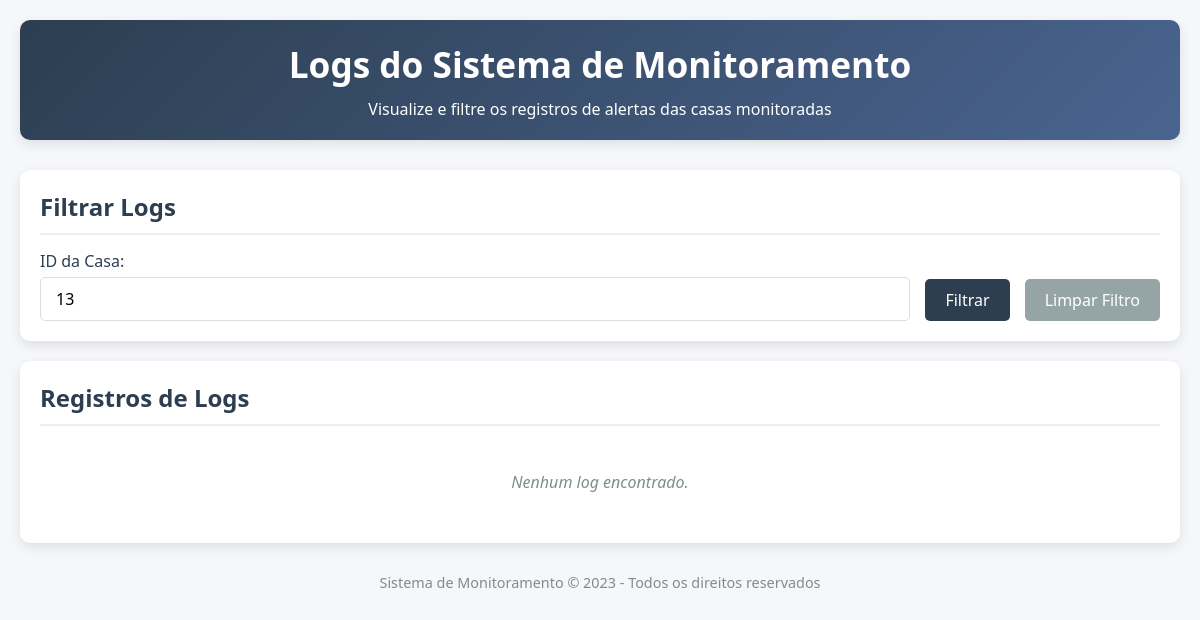
Page /logs?casa_id=13 on the earlier database version.
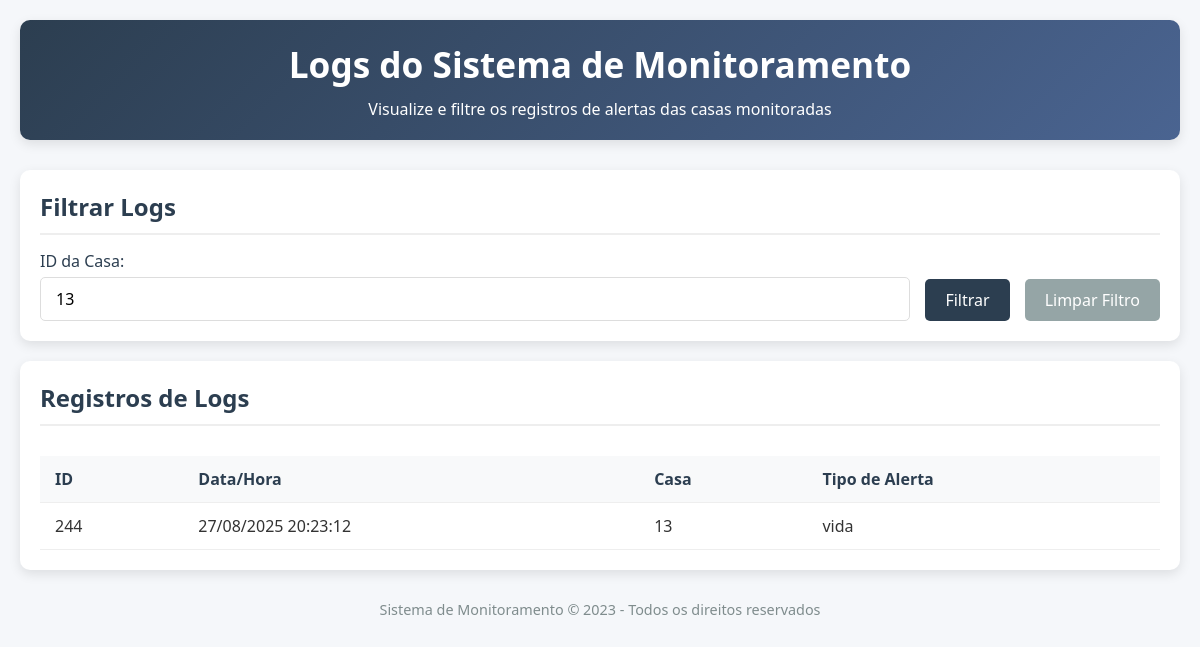
Same page on the later database version.
### tables this page shows
CREATE TABLE sensor_logs (
            id INTEGER PRIMARY KEY AUTOINCREMENT,
            casa_id TEXT NOT NULL,
            tipo_alerta TEXT NOT NULL,
            data_hora DATETIME DEFAULT CURRENT_TIMESTAMP
        );

### server.py (the view)
@app.route('/logs', methods=['GET'])
def obter_logs():
    casa_id = request.args.get('casa_id')
    if casa_id:
        logs = sensor_controller.obter_logs_por_casa(casa_id)
    else:
        logs = sensor_controller.obter_todos_logs()
    logs_formatados = []
    for log in logs:
        log_dict = log.to_dict()
        if hasattr(log.data_hora, 'strftime'):
            log_dict['data_hora_formatada'] = log.data_hora.strftime('%d/%m/%Y %H:%M:%S')
        else:
            try:
                from datetime import datetime
                dt = datetime.fromisoformat(str(log.data_hora).replace('Z', '+00:00'))
                log_dict['data_hora_formatada'] = dt.strftime('%d/%m/%Y %H:%M:%S')
            except (ValueError, AttributeError):
                log_dict['data_hora_formatada'] = str(log.data_hora)
        logs_formatados.append(log_dict)
    return render_template('logs.html', logs=logs_formatados, casa_id=casa_id)

### controllers/sensor_controller.py (called while the page is built)
    def obter_logs_por_casa(self, casa_id):
        logs_data = self.db_handler.get_logs_by_casa(casa_id)
        logs = []
        for log_data in logs_data:
            logs.append(SensorLog(
                id=log_data[0],
                casa_id=log_data[1],
                tipo_alerta=log_data[2],
                data_hora=log_data[3]
            ))
        return logs

### database/dao.py (called while the page is built)
    def get_connection(self):
        return sqlite3.connect(self.db_name)

    def get_logs_by_casa(self, casa_id):
        select_query = '''
        SELECT id, casa_id, tipo_alerta, data_hora
        FROM sensor_logs
        WHERE casa_id = ?
        ORDER BY data_hora DESC
        '''
        with self.get_connection() as conn:
            cursor = conn.cursor()
            cursor.execute(select_query, (casa_id,))
            return cursor.fetchall()

### models/sensor_log.py (called while the page is built)
    def to_dict(self):
        return {
            'id': self.id,
            'casa_id': self.casa_id,
            'tipo_alerta': self.tipo_alerta,
            'data_hora': self.data_hora.isoformat() if isinstance(self.data_hora, datetime) else self.data_hora
        }

### templates/logs.html (shortened to what this page needs)
<!DOCTYPE html>
<html lang="pt-BR">
<head>
    <link rel="stylesheet" href="../static/css/logs.css">
</head>
<body>
    <div class="container">
        <header>
            <h1>Logs do Sistema de Monitoramento</h1>
            <p>Visualize e filtre os registros de alertas das casas monitoradas</p>
        </header>
        <section class="filter-section">
            <h2>Filtrar Logs</h2>
            <form class="filter-form" action="/logs" method="GET">
                <div class="form-group">
                    <label for="casa_id">ID da Casa:</label>
                    <input type="text" id="casa_id" name="casa_id" placeholder="Digite o ID da casa"
                           value="{{ casa_id if casa_id }}">
                </div>
                <button type="submit">Filtrar</button>
                <a href="/logs"><button type="button">Limpar Filtro</button></a>
            </form>
        </section>
        <section class="logs-section">
            <h2>Registros de Logs</h2>
            <div class="table-container">
                {% if logs %}
                <table class="logs-table">
                    <thead>
                        <tr>
                            <th>ID</th>
                            <th>Data/Hora</th>
                            <th>Casa</th>
                            <th>Tipo de Alerta</th>
                        </tr>
                    </thead>
                    <tbody>
                        {% for log in logs %}
                        <tr>
                            <td>{{ log.id }}</td>
                            <td>{{ log.data_hora_formatada }}</td>
                            <td>{{ log.casa_id }}</td>
                            <td>{{ log.tipo_alerta }}</td>
                        </tr>
                        {% endfor %}
                    </tbody>
                </table>
                {% else %}
                <div class="no-logs">Nenhum log encontrado.</div>
                {% endif %}
            </div>
        </section>
        <footer>
            <p>Sistema de Monitoramento &copy; 2023 - Todos os direitos reservados</p>
        </footer>
    </div>
</body>
</html>

Differences in the rows shown:
added sensor_logs: id "244", data_hora_formatada "27/08/2025 20:23:12", casa_id "13", tipo_alerta "vida"
Other differences:
text no longer shown: "Nenhum log encontrado."
text now shown: "ID Data/Hora Casa Tipo de Alerta"
